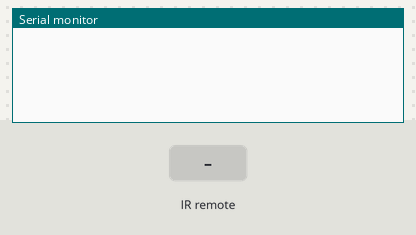
This sketch was run on a simulated Arduino Uno, built with avr-gcc and run on an emulated ATmega328P. On the bench: the last lines printed to the serial monitor. The inputs (shaded band) are chosen by the test bench.

Above: at 1.2 s.
1.3 s: infrared code 0xFD08F7 received
At 1.6 s:
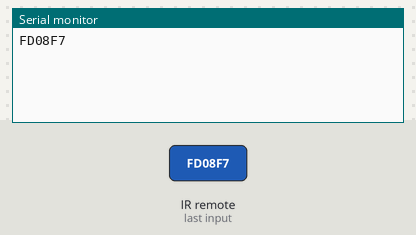
2.8 s: infrared code 0xFD8877 received
At 4.0 s:
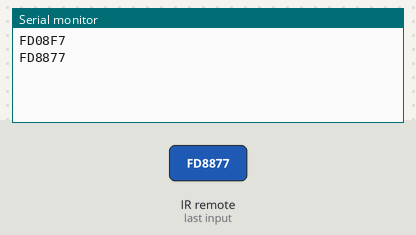
4.3 s: infrared code 0xFD48B7 received
At 5.3 s:
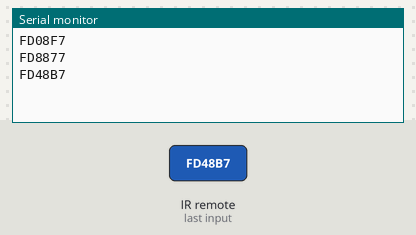
5.8 s: infrared code 0xFD28D7 received
At 6.5 s:
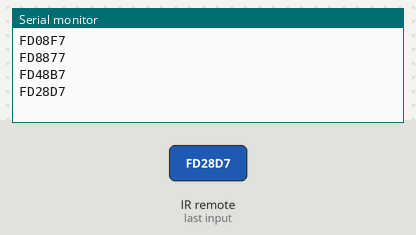

Measured:
- after the input at 1.3 s, the serial monitor: prints a new line at once (image 1)
- after the input at 2.8 s, the serial monitor: prints a new line at once (image 2)
- after the input at 4.3 s, the serial monitor: prints a new line at once (image 3)
- after the input at 5.8 s, the serial monitor: prints a new line at once (image 4)

The sketch:

map_IRsensor__.ino
```cpp
#include <IRremote.h>

int virtualIR = 2;

int IR1, IR2; // Sensor 1 is on the left and Sensor 2 is on the right

IRrecv irrecv(virtualIR);

decode_results virtualIR_read;

void setup()
{
  Serial.begin(9600);
  irrecv.enableIRIn();
  irrecv.blink13(true);
}

void loop() {
  map_IRsensor();

}

void map_IRsensor() {

/*_This function Maps the IR remote value to IR Variables.
 * It uses the reading of one virtual IR sensor and maps it to two Physical IR sensors namely IR1 & IR 2.
 *IR1 and IR2 can be used in the main code for IR sensor reads.
 *Just call this function in the void loop before calling IR1 & IR2.
 *This way there will be less adjustment necessary while using the code on professor's platform  _*/


  if (irrecv.decode(&virtualIR_read)) {
    Serial.println(virtualIR_read.value, HEX);
    irrecv.resume(); // Receive the next value

    if(virtualIR_read.value==0xFD08F7){
      IR1=0;            //both sensors are on the black line.
      IR2=0;            //Remote Button= 1

      }
       else if(virtualIR_read.value==0xFD8877){
        IR1=0;         //Sensor 1 is on the black line & sensor 2 is on the White surface.
        IR2=1;         //Remote Button= 2

    }
       else if(virtualIR_read.value==0xFD48B7){
        IR1=1;         //Sensor 2 is on the black line & sensor 1 is On the White Surface.
        IR2=0 ;        //Remote Button= 3

    }

     else if(virtualIR_read.value==0xFD28D7){
        IR1=1;      //Both Sensors are on the White Surface.
        IR2=1;       //Remote Button= 4

        }
  }
  delay(100);
}
```

fastPrototype.cpp
```cpp
#include <Arduino.h>
#include <Arduino_FreeRTOS.h>

/*IR sensors */
const byte IR1_pin = 2;   // Left
const byte IR2_pin = 4;   // Right
byte IR1, IR2;

/* distance */
const byte trigPin = 12;
const byte echoPin = 13;
int currentDistance;

/* Motors */
const byte enA = 10;  // Motor Right connections
const byte in1 = 9;   // right motor ; for foward LOW
const byte in2 = 8;   // right motor ; for forward HIGH

const byte enB = 5;   // Motor Left connections
const byte in3 = 7;   // left motor ; for foward LOW
const byte in4 = 6;   // left motor ; for forward HIGH
byte speed = 100;
byte turnSpeed = 80;

void readings(void *argc);
void running(void *argc);

TaskHandle_t Data, go;

/* functions */
void distance();
void forward();
void backward();
void forward_right();
void forward_left();
void stop();

void setup()
{
  pinMode(9, OUTPUT);
  pinMode(8, OUTPUT);
  pinMode(7, OUTPUT);
  pinMode(6, OUTPUT);
  pinMode(enA, OUTPUT);
  pinMode(enB, OUTPUT);
  analogWrite(enA, speed);
  analogWrite(enB, speed);

  pinMode(trigPin, OUTPUT);
  pinMode(echoPin, INPUT);

  xTaskCreate(readings, "Sensor readings", 128, NULL, 1, &Data);
  xTaskCreate(running, "Car running", 128, NULL, 1, &go);
  vTaskStartScheduler();

  Serial.begin(9600);
}

void loop()
{
  // put your main code here, to run repeatedly:
}

void readings(void *argc)
{

  (void)argc;

  while (1)
  {
   IR1 = digitalRead(IR1_pin);
   IR2 = digitalRead(IR2_pin);

   Serial.println(IR1);
   Serial.println(IR2);
  }
}

void running(void *argc)
{

  (void)argc;

  while (1)
  {

  if (IR1 == 1 && IR2 == 0)
     {
       forward_left();

     }else if (IR1 == 0 && IR2 == 1)
     {
       forward_right();

     }else if (IR1 == 0 && IR2 == 0)
     {
       forward();

     }else if (IR1 == 1 && IR2 == 1)
     {
       stop();
     }

  }
}


// Motor Commands
void forward()
{

  analogWrite(enA, speed);
  analogWrite(enB, speed);

  digitalWrite(in1, LOW);  // right motor
  digitalWrite(in2, HIGH); // right motor

  digitalWrite(in3, LOW);  // left motor
  digitalWrite(in4, HIGH); // left motor
}

void backward()
{
  digitalWrite(in1, HIGH);
  digitalWrite(in2, LOW);
  digitalWrite(in3, HIGH);
  digitalWrite(in4, LOW);
}

void forward_right()
{

  analogWrite(enA, 0);
  analogWrite(enB, turnSpeed);
  // right motor
  digitalWrite(in1, LOW);
  digitalWrite(in2, LOW);

  //left motor
  digitalWrite(in3, LOW);
  digitalWrite(in4, HIGH);
}

void forward_left()
{

  analogWrite(enA, turnSpeed);
  analogWrite(enB, 0);

  digitalWrite(in1, LOW);
  digitalWrite(in2, HIGH);
  digitalWrite(in3, LOW);
  digitalWrite(in4, LOW);
}

void stop()
{
  digitalWrite(in1, LOW);
  digitalWrite(in3, LOW);
  digitalWrite(in2, LOW);
  digitalWrite(in4, LOW);
}

void distance()
{
  digitalWrite(trigPin, LOW);
  delayMicroseconds(10);
  digitalWrite(trigPin, HIGH);
  delayMicroseconds(10);
  digitalWrite(trigPin, LOW);
  int travelTime = pulseIn(echoPin, HIGH);

  currentDistance = 0.0343 * travelTime / 2;

  Serial.print("Distance:");
  Serial.print(currentDistance);
  Serial.println("cm");
}
```
